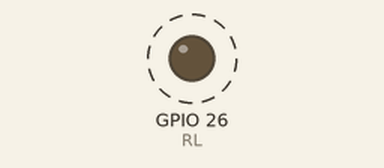
Simulated run of this sketch. Board: ESP32. Parts: output pins drawn as LEDs (lit = HIGH). Dashed ring = blinking.

Above: at 0.2 s.
Timing chart, 0 to 3.0 s (numbered marks = the images above):
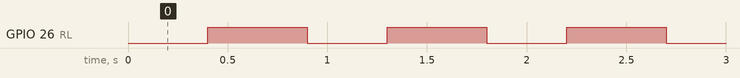

Measured:
- by itself, GPIO 26 (RL): alternates HIGH for 0.50 s and LOW for 0.40 s

The sketch:

ESP32.ino
```cpp
/* =======================================================================================================
 *
 * Arquivo principal .ino
 *
 * RelayControl - Controle de Reles
 *
 * Author: Joao Ricardo Chaves
 * Date: 05/06/25
 *
 * ======================================================================================================= */

// ================================
// --- Libraries ---
#include "RelayControl.hpp"
#include "RelayDriver.hpp"

// ======================================
// --- Macros/Constants and Objects ---
RelayControl Relay1(RL, false);  // Relay aciona com False

// ================================
// --- Function Prototypes ---

// ================================
// --- Setup ---
void setup()
{
  pinMode(RL,OUTPUT);
  Relay1.SetPinOut(SetPin);
  Relay1.Wait(WaitFor);
}// end Setup

// ================================
// --- Loop ---
void loop()
{
  Relay1.RelayON();
  Relay1.RelayTimer(400);
  WaitFor(100);
}// end Loop


// ================================
// --- End Of File ---

//=======================================================================================================
//
//     ██╗██████╗     ███████╗██╗     ███████╗ ██████╗████████╗██████╗  ██████╗ ███╗   ██╗██╗ ██████╗
//     ██║██╔══██╗    ██╔════╝██║     ██╔════╝██╔════╝╚══██╔══╝██╔══██╗██╔═══██╗████╗  ██║██║██╔════╝
//     ██║██████╔╝    █████╗  ██║     █████╗  ██║        ██║   ██████╔╝██║   ██║██╔██╗ ██║██║██║
//██   ██║██╔══██╗    ██╔══╝  ██║     ██╔══╝  ██║        ██║   ██╔══██╗██║   ██║██║╚██╗██║██║██║
//╚█████╔╝██║  ██║    ███████╗███████╗███████╗╚██████╗   ██║   ██║  ██║╚██████╔╝██║ ╚████║██║╚██████╗
// ╚════╝ ╚═╝  ╚═╝    ╚══════╝╚══════╝╚══════╝ ╚═════╝   ╚═╝   ╚═╝  ╚═╝ ╚═════╝ ╚═╝  ╚═══╝╚═╝ ╚═════╝
//
//=======================================================================================================
```

RelayControl.cpp
```cpp
/* =======================================================================================================
 *
 * Arquivo .cpp
 * RelayControl
 * Author: Joao Ricardo Chaves
 * Date: 30/05/25
 *
 * ======================================================================================================= */

// ============================================
// --- Libraries ---
#include "RelayControl.hpp"

// ============================================
// --- Functions ---

// ============================================
// --- Constructor ---
RelayControl::RelayControl(const short int pin, const bool StatusOn):
_Pin(pin), _StatusOn(StatusOn), _msTime(500)
{

}// end Constructor

// ============================================
// --- pinOUT ---
void RelayControl::SetPinOut(pinOut_t callback)
{
  pinOut = callback;
  InitOff();
}// end pinOut

// ============================================
// --- Wait ---
void RelayControl::Wait(wait_t callback)
{
  waiting = callback;
}// end Wait


// ============================================
// --- ControlRelay ---
void RelayControl::ControlRelay(const bool Status)
{
  bool StatusTemp;

  StatusTemp = Status ^ (!_StatusOn);
  _Status = StatusTemp;

  if(pinOut != NULL)
    pinOut(_Pin,_Status);

}//end ControlRelay

// ============================================
// --- RelayON ---
void RelayControl::RelayON()
{
  _Status = _StatusOn;
  if(pinOut != NULL)
    pinOut(_Pin,_Status);
}// end RelayON

// ============================================
// --- RelayOFF ---
void RelayControl::RelayOFF()
{
  _Status = !_StatusOn;
  if(pinOut != NULL)
    pinOut(_Pin,!_StatusOn);
}// end RelayOFF

// ============================================
// --- ToggleRelay ---
void RelayControl::ToggleRelay()
{
  _Status = !_StatusOn;
  if(pinOut != NULL)
    pinOut(_Pin,_Status);
}// end ToggleRelay

// ============================================
// --- RelayTimer ---
void RelayControl::RelayTimer(unsigned ms)
{
  _msTime = ms;
  RelayON();

  if(waiting!=NULL)
    waiting(_msTime);

  RelayOFF();

  if(waiting!=NULL)
    waiting(_msTime);
}// end RelayTimer

// ============================================
// --- SetTime ---
void RelayControl::SetTime(unsigned msTime)
{
  _msTime = msTime;
}// end SetTime

// ============================================
// --- GetTime ---
unsigned int RelayControl::GetTime() const
{
  return _msTime;
}// end GetTime

// ============================================
// --- InitOff ---
void RelayControl::InitOff()
{
  if(pinOut != NULL)
    pinOut (_Pin,!_StatusOn);
}// end InitOff


// ================================
// --- End Of File ---

//=======================================================================================================
//
//     ██╗██████╗     ███████╗██╗     ███████╗ ██████╗████████╗██████╗  ██████╗ ███╗   ██╗██╗ ██████╗
//     ██║██╔══██╗    ██╔════╝██║     ██╔════╝██╔════╝╚══██╔══╝██╔══██╗██╔═══██╗████╗  ██║██║██╔════╝
//     ██║██████╔╝    █████╗  ██║     █████╗  ██║        ██║   ██████╔╝██║   ██║██╔██╗ ██║██║██║
//██   ██║██╔══██╗    ██╔══╝  ██║     ██╔══╝  ██║        ██║   ██╔══██╗██║   ██║██║╚██╗██║██║██║
//╚█████╔╝██║  ██║    ███████╗███████╗███████╗╚██████╗   ██║   ██║  ██║╚██████╔╝██║ ╚████║██║╚██████╗
// ╚════╝ ╚═╝  ╚═╝    ╚══════╝╚══════╝╚══════╝ ╚═════╝   ╚═╝   ╚═╝  ╚═╝ ╚═════╝ ╚═╝  ╚═══╝╚═╝ ╚═════╝
//
//=======================================================================================================
```

RelayControl.hpp
```cpp
/* =======================================================================================================
 *
 * Biblioteca Desenvolvida para controle de Relés
 * Arquivo Classe RelayControl .hpp
 * Author: Joao Ricardo Chaves
 * Date: 05/06/25
 *
 * ======================================================================================================= */

// ============================================
// --- Pre-processing directives ---
#ifndef RELAYCONTROL_HPP
#define RELAYCONTROL_HPP

// ============================================
// --- Libraries ---
#include <stdlib.h>

// ============================================
// --- typdef ---
typedef void (*pinOut_t)(const short pin, const bool Status); // Ponteiro para função responsável por definir o nível lógico de um pino (ex: digitalWrite)
typedef void (*wait_t)(const unsigned int ms);                // Ponteiro para função de espera/delay, com tempo especificado em milissegundos

// ============================================
// --- Class ---

class RelayControl
{
    public:
        RelayControl(const short pin, const bool StatusOn);   // Construtor: define o pino de controle e o nível lógico necessário para ligar o relé

        void SetPinOut(pinOut_t callback);                    // Registra a função que define o nível lógico no pino do relé (ex: digitalWrite)
        void Wait(wait_t callback);                           // Registra a função de espera/delay (ex: delay)

        void ControlRelay(const bool Status);                 // Controla diretamente o estado do relé (liga/desliga)
        void RelayON();                                       // Liga o Relé
        void RelayOFF();                                      // Desliga o Relé
        void ToggleRelay();                                   // Inverte o estado atual do relé

        void RelayTimer(unsigned ms = 500);                   // Liga o relé por um tempo definido (em ms), depois desliga
        void SetTime(unsigned msTime);                        // Define o tempo (em ms) usado pelo método RelayTimer()
        unsigned int GetTime() const;                         // Retorna o tempo configurado para o relé (em ms)

    private:
        const short int _Pin;                                 // Pino de controle do relé
        const bool _StatusOn;                                 // Nível lógico necessário para ligar o relé
        unsigned     _msTime;                                 // Tempo em milissegundos para controle temporizado
        bool         _Status;                                 // Estado atual do relé (true = ligado)

        pinOut_t pinOut = nullptr;                            // Ponteiro para função de escrita no pino
        wait_t  waiting = nullptr;                            // Ponteiro para função de espera/delay

        void InitOff();                                       // Inicializa o relé desligado

}; // end class


#endif
// ================================
// --- End Of File ---

//=======================================================================================================
//
//     ██╗██████╗     ███████╗██╗     ███████╗ ██████╗████████╗██████╗  ██████╗ ███╗   ██╗██╗ ██████╗
//     ██║██╔══██╗    ██╔════╝██║     ██╔════╝██╔════╝╚══██╔══╝██╔══██╗██╔═══██╗████╗  ██║██║██╔════╝
//     ██║██████╔╝    █████╗  ██║     █████╗  ██║        ██║   ██████╔╝██║   ██║██╔██╗ ██║██║██║
//██   ██║██╔══██╗    ██╔══╝  ██║     ██╔══╝  ██║        ██║   ██╔══██╗██║   ██║██║╚██╗██║██║██║
//╚█████╔╝██║  ██║    ███████╗███████╗███████╗╚██████╗   ██║   ██║  ██║╚██████╔╝██║ ╚████║██║╚██████╗
// ╚════╝ ╚═╝  ╚═╝    ╚══════╝╚══════╝╚══════╝ ╚═════╝   ╚═╝   ╚═╝  ╚═╝ ╚═════╝ ╚═╝  ╚═══╝╚═╝ ╚═════╝
//
//=======================================================================================================
```

RelayDriver.hpp
```cpp
/* =======================================================================================================
 *
 * Arquivo RelayDriver.hpp
 * Author: Joao Ricardo Chaves
 * Date: 05/06/25
 *
 * ======================================================================================================= */

#ifndef RELAYDRIVER_HPP
#define RELAYDRIVER_HPP

// ============================================
// --- Libraries ---
#include <Arduino.h>

// ============================================
// --- Mapping Hardware ---
#define RL 26

// ============================================
// ---  Functions ---

// ============================================
// ---  SetPin ---
/**
 * @brief Define o nível lógico de um pino digital.
 *
 * Esta função é usada como callback na classe RelayControl para acionar/desligar o relé.
 *
 * @param pin Pino digital a ser controlado
 * @param State Nível lógico desejado (true = HIGH, false = LOW)
 */
void SetPin(const short pin, const bool State)
{
  digitalWrite(pin,State);
}//end SetPin

// ============================================
// ---  WaitFor ---
/**
 * @brief Aguarda por um tempo especificado em milissegundos.
 *
 * Esta função encapsula a função delay() do Arduino, e pode ser usada como callback para controle de tempo.
 *
 * @param ms Tempo de espera em milissegundos
 */
void WaitFor(const unsigned ms)
{
  for(int i = 0; i < ms; i++)
    vTaskDelay(1/portTICK_PERIOD_MS);
}//end WaitFor


#endif

// ================================
// --- End Of File ---

//=======================================================================================================
//
//     ██╗██████╗     ███████╗██╗     ███████╗ ██████╗████████╗██████╗  ██████╗ ███╗   ██╗██╗ ██████╗
//     ██║██╔══██╗    ██╔════╝██║     ██╔════╝██╔════╝╚══██╔══╝██╔══██╗██╔═══██╗████╗  ██║██║██╔════╝
//     ██║██████╔╝    █████╗  ██║     █████╗  ██║        ██║   ██████╔╝██║   ██║██╔██╗ ██║██║██║
//██   ██║██╔══██╗    ██╔══╝  ██║     ██╔══╝  ██║        ██║   ██╔══██╗██║   ██║██║╚██╗██║██║██║
//╚█████╔╝██║  ██║    ███████╗███████╗███████╗╚██████╗   ██║   ██║  ██║╚██████╔╝██║ ╚████║██║╚██████╗
// ╚════╝ ╚═╝  ╚═╝    ╚══════╝╚══════╝╚══════╝ ╚═════╝   ╚═╝   ╚═╝  ╚═╝ ╚═════╝ ╚═╝  ╚═══╝╚═╝ ╚═════╝
//
//=======================================================================================================
```
